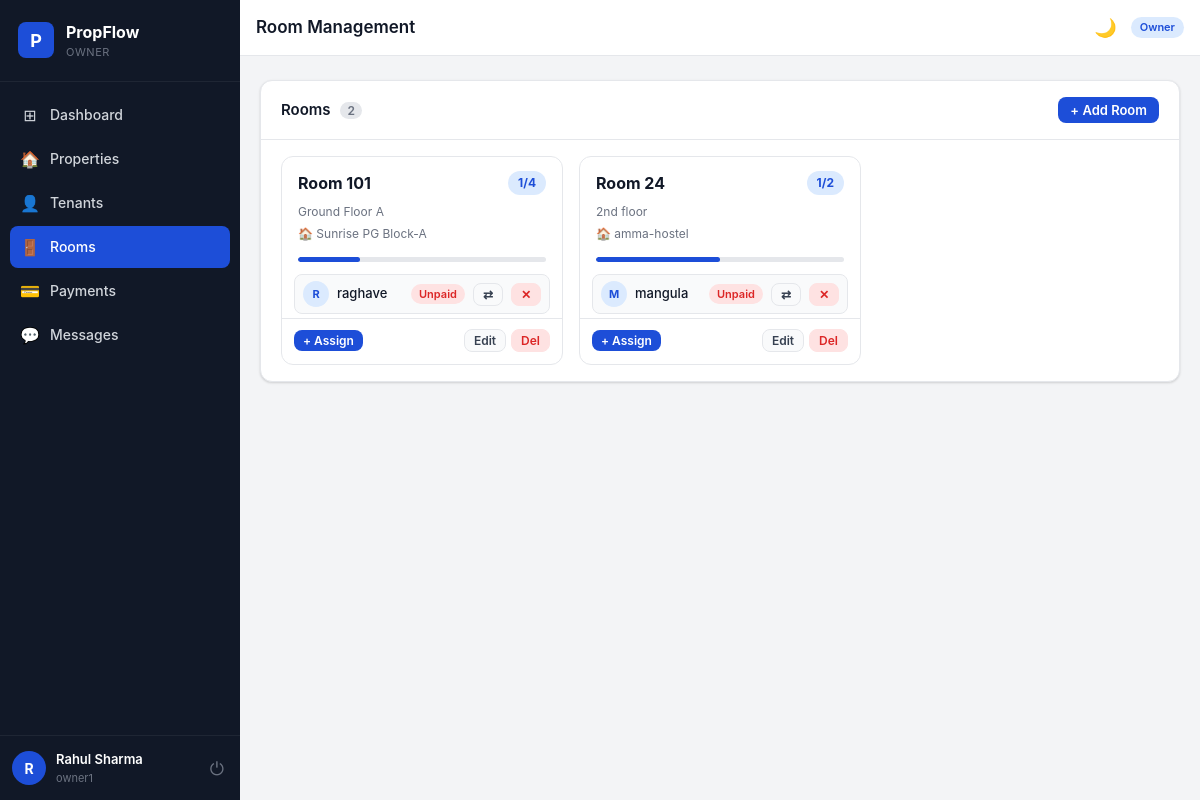
The page /rooms/ (signed in) on the database as committed earlier.
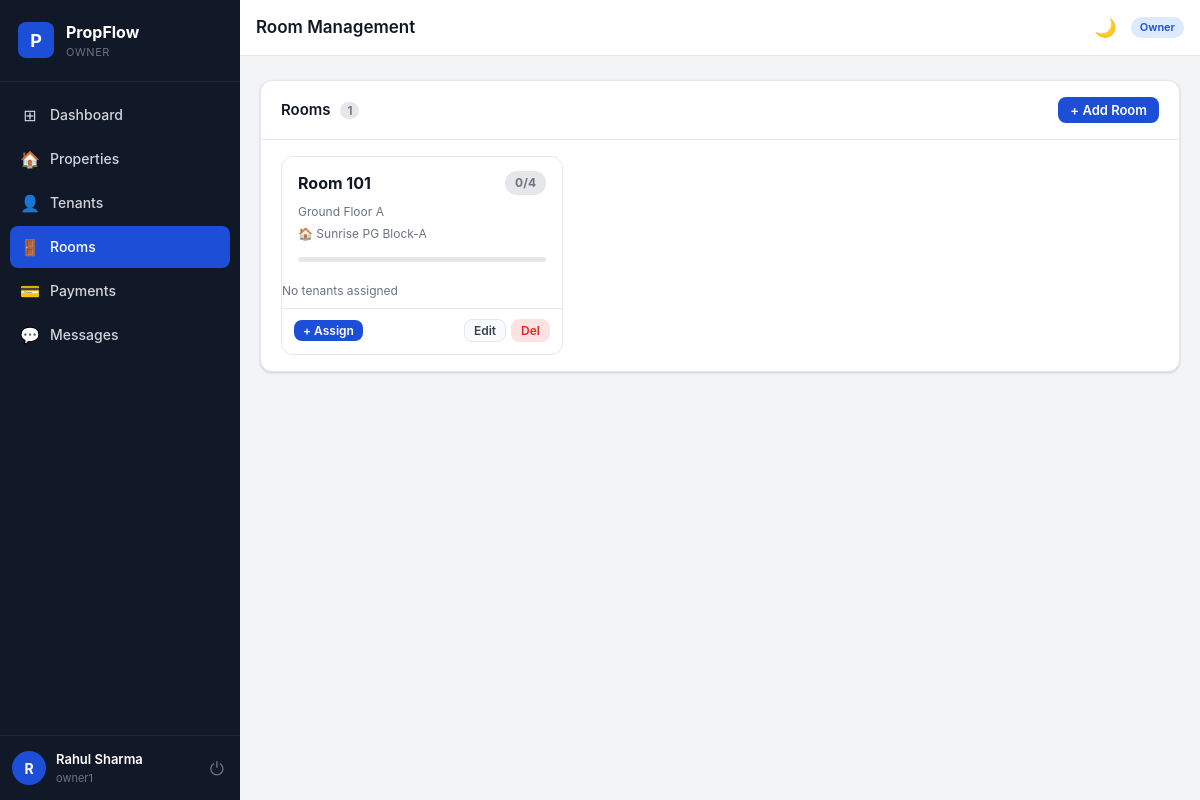
The same page on the database as committed later.
### models.py (models this page shows, shortened)
class Room(db.Model):
    __tablename__ = "rooms"
    id           = db.Column(db.Integer,     primary_key=True)
    room_number  = db.Column(db.String(20),  nullable=False)   # "1", "101", "G-1" etc.
    max_capacity = db.Column(db.Integer,     default=4, nullable=False)
    description  = db.Column(db.String(200), nullable=True)
    floor        = db.Column(db.String(20),  nullable=True)    # e.g. "Ground", "1st"
    amenities    = db.Column(db.String(500), nullable=True)    # comma-separated tags
    property_id  = db.Column(db.Integer,
                              db.ForeignKey("properties.id", ondelete="CASCADE"),
                              nullable=True)
    owner_id     = db.Column(db.Integer,
                              db.ForeignKey("users.id", ondelete="CASCADE"),
                              nullable=False)
    is_active    = db.Column(db.Boolean, default=True, nullable=False)
    created_at   = db.Column(db.DateTime, default=now_utc)
    updated_at   = db.Column(db.DateTime, default=now_utc, onupdate=now_utc)
    prop         = db.relationship("Property",  back_populates="rooms", foreign_keys=[property_id])
    owner        = db.relationship("User",      foreign_keys=[owner_id])
    room_tenants = db.relationship("RoomTenant", back_populates="room",
                                   cascade="all, delete-orphan", lazy="dynamic")
    def get_occupancy(self):
        return self.room_tenants.filter_by().count()
    def get_is_full(self):
        return self.get_occupancy() >= self.max_capacity
    def to_dict(self):
        occ = self.get_occupancy()
        return {
            "id": self.id, "room_number": self.room_number,
            "max_capacity": self.max_capacity, "occupancy": occ,
            "vacant_slots": max(0, self.max_capacity - occ),
            "is_full": occ >= self.max_capacity,
            "description": self.description or "",
            "floor": self.floor or "",
            "property_id": self.property_id, "owner_id": self.owner_id,
            "is_active": self.is_active,
        }
    __table_args__ = (
        UniqueConstraint("property_id", "room_number", name="uq_room_property_number"),
        CheckConstraint("max_capacity >= 1 AND max_capacity <= 4",
                        name="ck_room_capacity"),
        Index("ix_rooms_owner_id",    "owner_id"),
        Index("ix_rooms_property_id", "property_id"),
    )

class Property(db.Model):
    __tablename__ = "properties"
    id            = db.Column(db.Integer, primary_key=True)
    name          = db.Column(db.String(200), nullable=False)
    address       = db.Column(db.Text,        nullable=False)
    city          = db.Column(db.String(100), nullable=False)
    state         = db.Column(db.String(50),  nullable=True)
    zip_code      = db.Column(db.String(20),  nullable=True)
    unit_number   = db.Column(db.String(50),  nullable=True)
    property_type = db.Column(db.String(50),  default="apartment")
    bedrooms      = db.Column(db.Integer,     nullable=True)
    bathrooms     = db.Column(db.Integer,     nullable=True)
    area_sqft     = db.Column(db.Float,       nullable=True)
    monthly_rent  = db.Column(db.Numeric(10, 2), nullable=False)
    description   = db.Column(db.Text,        nullable=True)
    status        = db.Column(db.String(20),  default="available", nullable=False)
    owner_id      = db.Column(db.Integer,
                               db.ForeignKey("users.id", ondelete="CASCADE"),
                               nullable=False)
    is_deleted    = db.Column(db.Boolean, default=False, nullable=False)
    created_at    = db.Column(db.DateTime, default=now_utc)
    updated_at    = db.Column(db.DateTime, default=now_utc, onupdate=now_utc)
    owner    = db.relationship("User",           back_populates="properties", foreign_keys=[owner_id])
    tenants  = db.relationship("PropertyTenant", back_populates="property",   lazy="dynamic")
    payments = db.relationship("Payment",        back_populates="property",   lazy="dynamic")
    rooms    = db.relationship("Room",           back_populates="prop",       lazy="dynamic")
    __table_args__ = (
        Index("ix_properties_owner_id",  "owner_id"),
        Index("ix_properties_status",    "status"),
    )

class RoomTenant(db.Model):
    __tablename__ = "room_tenants"
    id             = db.Column(db.Integer, primary_key=True)
    room_id        = db.Column(db.Integer,
                                db.ForeignKey("rooms.id", ondelete="CASCADE"),
                                nullable=False)
    tenant_id      = db.Column(db.Integer,
                                db.ForeignKey("users.id", ondelete="CASCADE"),
                                nullable=False)
    payment_status = db.Column(db.String(20), default="not_paid", nullable=False)  # paid|not_paid
    assigned_at    = db.Column(db.DateTime, default=now_utc)
    vacated_at     = db.Column(db.DateTime, nullable=True)
    is_active      = db.Column(db.Boolean, default=True, nullable=False)
    room   = db.relationship("Room", back_populates="room_tenants", foreign_keys=[room_id])
    tenant = db.relationship("User", back_populates="room_assignments", foreign_keys=[tenant_id])
    __table_args__ = (
        UniqueConstraint("room_id", "tenant_id", name="uq_room_tenant"),
        Index("ix_rt_tenant_id", "tenant_id"),
        Index("ix_rt_room_id",   "room_id"),
    )

class User(UserMixin, db.Model):
    __tablename__ = "users"
    id            = db.Column(db.Integer, primary_key=True)
    phone         = db.Column(db.String(30),  unique=True, nullable=False)
    full_name     = db.Column(db.String(150), nullable=False)
    password_hash = db.Column(db.String(255), nullable=False)
    role          = db.Column(db.String(10),  nullable=False, default="tenant")  # admin|owner|tenant
    is_active     = db.Column(db.Boolean, default=True,  nullable=False)
    owner_id      = db.Column(db.Integer,
                               db.ForeignKey("users.id", ondelete="SET NULL"),
                               nullable=True)
    created_at    = db.Column(db.DateTime, default=now_utc, nullable=False)
    updated_at    = db.Column(db.DateTime, default=now_utc, onupdate=now_utc, nullable=False)
    owned_tenants     = db.relationship(
        "User", foreign_keys=[owner_id],
        backref=db.backref("owner_user", remote_side=[id]),
        lazy="dynamic"
    )
    properties        = db.relationship("Property",       back_populates="owner",
                                        foreign_keys="Property.owner_id",    lazy="dynamic")
    tenancies         = db.relationship("PropertyTenant", back_populates="tenant",
                                        foreign_keys="PropertyTenant.tenant_id", lazy="dynamic")
    payments          = db.relationship("Payment",        back_populates="tenant",
                                        foreign_keys="Payment.tenant_id",    lazy="dynamic")
    notifications     = db.relationship("Notification",   back_populates="user",   lazy="dynamic")
    sent_messages     = db.relationship("Message", back_populates="sender",
                                        foreign_keys="Message.sender_id",    lazy="dynamic")
    received_messages = db.relationship("Message", back_populates="receiver",
                                        foreign_keys="Message.receiver_id",  lazy="dynamic")
    room_assignments  = db.relationship("RoomTenant", back_populates="tenant",
                                        foreign_keys="RoomTenant.tenant_id", lazy="dynamic")
    __table_args__ = (
        Index("ix_users_phone", "phone"),
        Index("ix_users_role",  "role"),
        Index("ix_users_owner_role", "owner_id", "role"),
    )

### routes/rooms.py (the view)
@rooms_bp.route("/")
@login_required
@role_required("owner", "admin")
def index():
    rooms     = _owner_rooms().order_by(Room.room_number).all()
    room_data = []
    for r in rooms:
        assignments = r.room_tenants.filter_by(is_active=True).all()
        occ         = len(assignments)
        paid_cnt    = sum(1 for a in assignments if a.payment_status == "paid")
        room_data.append({
            "room": r, "assignments": assignments,
            "occupancy": occ, "vacant": max(0, r.max_capacity - occ),
            "paid_count": paid_cnt,
        })
    properties = (Property.query.filter_by(is_deleted=False).all()
                  if current_user.role == "admin" else
                  Property.query.filter_by(owner_id=current_user.id,
                                           is_deleted=False).all())
    tenants    = (User.query.filter_by(role="tenant", is_active=True).all()
                  if current_user.role == "admin" else
                  User.query.filter_by(role="tenant", owner_id=current_user.id,
                                       is_active=True).all())
    return render_template("rooms/index.html",
                           room_data=room_data,
                           properties=properties,
                           tenants=tenants)

### routes/__init__.py (called while the page is built)
def role_required(*roles):
    def decorator(f):
        @wraps(f)
        def decorated(*args, **kwargs):
            if not current_user.is_authenticated:
                if request.path.startswith("/api/") or request.is_json:
                    return jsonify({"error": "Login required"}), 401
                return redirect(url_for("auth.login"))
            if current_user.role not in roles:
                if request.path.startswith("/api/") or request.is_json:
                    return jsonify({"error": "Access denied"}), 403
                abort(403)
            return f(*args, **kwargs)
        return decorated
    return decorator

### routes/rooms.py (called while the page is built)
def _owner_rooms():
    if current_user.role == "admin":
        return Room.query.filter_by(is_active=True)
    return Room.query.filter_by(owner_id=current_user.id, is_active=True)

### templates/rooms/index.html (shortened to what this page needs)
{% extends "base.html" %}
{% block page_title %}Room Management{% endblock %}
{% block content %}
<div class="card">
  <div class="card-header">
    <h2>Rooms <span class="badge-count">{{ room_data|length }}</span></h2>
    <button class="btn btn-primary btn-sm" onclick="openModal('addRoomModal')">+ Add Room</button>
  </div>
  {% if room_data %}
  <div class="rooms-grid">
    {% for rd in room_data %}
    {% set r = rd.room %}
    <div class="room-card {% if r.get_is_full() %}room-full{% endif %}">
      <div class="room-card-header">
        <div class="room-number">Room {{ r.room_number }}</div>
        <div class="room-occupancy-badge {% if r.get_is_full() %}occ-full{% elif rd.occupancy > 0 %}occ-partial{% else %}occ-empty{% endif %}">
          {{ rd.occupancy }}/{{ r.max_capacity }}
        </div>
      </div>
      {% if r.description %}
      <div class="room-desc text-muted">{{ r.description }}</div>
      {% endif %}
      {% if r.prop %}
      <div class="room-prop text-muted">🏠 {{ r.prop.name }}</div>
      {% endif %}
      <div class="occ-bar-wrap">
        <div class="occ-bar" style="width:{{ (rd.occupancy / r.max_capacity * 100)|int }}%"></div>
      </div>
      {% if rd.assignments %}
      <div class="tenant-list">
        {% for a in rd.assignments %}
        <div class="tenant-row">
          <div class="tenant-avatar-sm">{{ a.tenant.full_name[0].upper() if a.tenant else '?' }}</div>
          <span class="tenant-name-sm">{{ a.tenant.full_name if a.tenant else '?' }}</span>
          <span class="payment-pill {% if a.payment_status == 'paid' %}pill-paid{% else %}pill-unpaid{% endif %}">
            {{ 'Paid' if a.payment_status == 'paid' else 'Unpaid' }}
          </span>
          <form method="POST" action="{{ url_for('rooms.update_payment', aid=a.id) }}" style="display:inline">
            <button class="btn btn-ghost btn-xs" title="Toggle payment">⇄</button>
          </form>
          <form method="POST" action="{{ url_for('rooms.remove_tenant', aid=a.id) }}" style="display:inline"
                onsubmit="return confirm('Remove from room?')">
            <button class="btn btn-danger btn-xs">✕</button>
          </form>
        </div>
        {% endfor %}
      </div>
      {% else %}
      <div class="text-muted" style="font-size:12px;padding:8px 0">No tenants assigned</div>
      {% endif %}
      <div class="room-card-footer">
        {% if not r.get_is_full() %}
        <button class="btn btn-primary btn-xs" onclick='openAssignModal({{ r.id }}, {{ r.room_number }})'>+ Assign</button>
        {% else %}
        <span class="badge badge-overdue" style="font-size:11px">Full</span>
        {% endif %}
        <div class="action-btns">
          <button class="btn btn-ghost btn-xs" onclick='openEditRoom({{ r.to_dict()|tojson }})'>Edit</button>
          <form method="POST" action="{{ url_for('rooms.delete_room', rid=r.id) }}" style="display:inline"
                onsubmit="return confirm('Delete Room {{ r.room_number }}?')">
            <button class="btn btn-danger btn-xs">Del</button>
          </form>
        </div>
      </div>
    </div>
    {% endfor %}
  </div>
  {% else %}
  <div class="empty-state">
    <div class="empty-icon">🚪</div>
    <p>No rooms yet. Add your first room!</p>
    <button class="btn btn-primary" onclick="openModal('addRoomModal')">+ Add Room</button>
  </div>
  {% endif %}
</div>
{% endblock %}

Rows that differ between the two databases and show on the page:
removed RoomTenant: tenant "R", tenant "raghave", payment_status "Unpaid", shown under "101"
removed Room: room_number "24", max_capacity "2", description "2nd floor"
removed Property: prop.name "amma-hostel"
removed RoomTenant: tenant "M", tenant "mangula", payment_status "Unpaid", shown under "24"
Other text that changed with them:
{{ room_data|length }}: "2" → "1"
new list line: "Room 0 / No tenants assigned + Assign Edit Del"
new list line: "101 4 Ground Floor A"
new list line: "Sunrise PG Block-A"
list line gone: "Room 1 / + Assign Edit Del"
list line gone: "101 4 Ground Floor A"
list line gone: "Sunrise PG Block-A"
